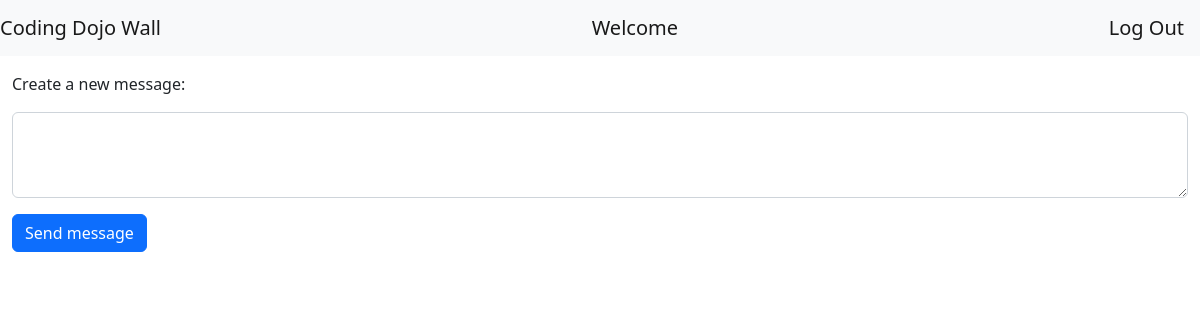
/show/ (signed in), run on an earlier commit of the app's database.
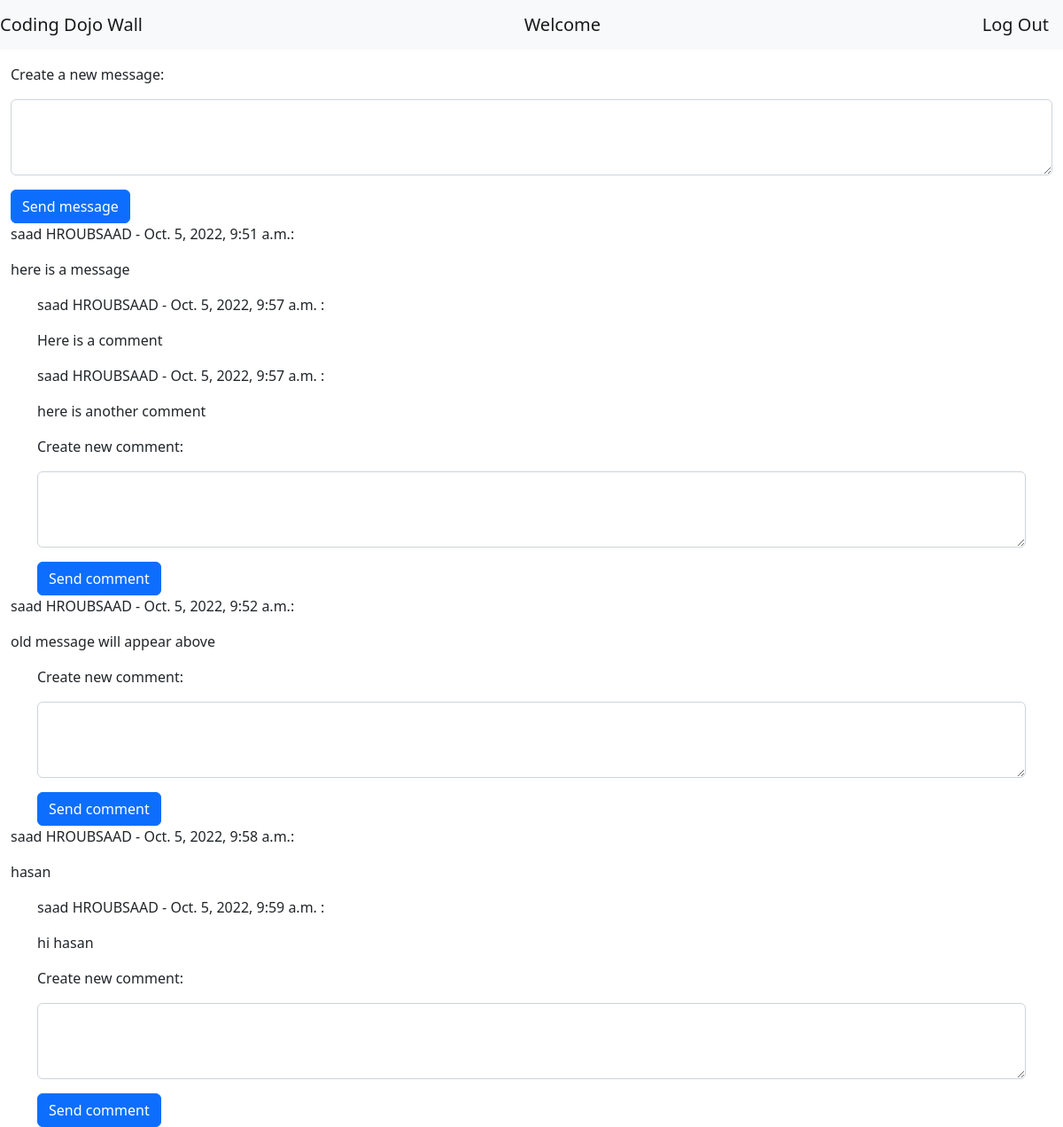
And on a later commit of the database.
### wall/models.py (models this page shows)
class Message(models.Model):
    user=models.ForeignKey(User, related_name="message", on_delete=models.CASCADE)
    content=models.TextField()
    created_at= models.DateTimeField(auto_now_add=True)
    updated_at= models.DateTimeField(auto_now=True)

class User(models.Model):
    fname = models.CharField(max_length=255)
    lname = models.CharField(max_length=255)
    email = models.CharField(max_length=255)
    pw = models.CharField(max_length=255)
    created_at= models.DateTimeField(auto_now_add=True)
    updated_at= models.DateTimeField(auto_now=True)
    objects = UserManager()

class Comment(models.Model):
    message=models.ForeignKey(Message, related_name="comment", on_delete= models.CASCADE)
    user=models.ForeignKey(User, related_name="comment", on_delete= models.CASCADE)
    content=models.TextField()
    created_at= models.DateTimeField(auto_now_add=True)
    updated_at= models.DateTimeField(auto_now=True)

### wall/views.py (the view)
# urls.py: path('show/', views.show),
def show(request):
    if 'id' in request.session:
        context ={
            "messages": Message.objects.all(),
            "comments": Comment.objects.all(),
            "this_user": User.objects.get(id = request.session['id'])
        }
        return render(request, "wall.html", context)
    else:
        return redirect("/")

### wall/templates/wall.html (shortened to what this page needs)
<!DOCTYPE html>
<html lang="en">
<head>
    {% load static %}
    <link href="https://cdn.jsdelivr.net/npm/bootstrap@5.2.2/dist/css/bootstrap.min.css" rel="stylesheet">
</head>
<body>
    <nav class="navbar navbar-light bg-light">
        <p class="navbar-brand mb-0">Coding Dojo Wall </p>
        <p class="navbar-brand ml-auto mb-0">Welcome {{user.fname}} {{user.lname}}</p>
        <a class="navbar-brand" href="/destroy">Log Out</a>
    </nav>
    <div class="container-fluid">
        <form class="form-group mt-3" action="/create/message" method="post">
            <p>Create a new message:</p>
            <textarea class="form-control" name="content" id="" cols="30" rows="3"></textarea>
            <button class="btn btn-primary mt-3" type="submit">Send message</button>
        </form>
        {% for message in messages %}
        <p>{{message.user.fname}} {{message.user.lname}} - {{message.created_at}}:</p>
        <p>{{message.content}}</p>
        <div class="container">
            {% for comment in comments %}
            {% if comment.message.id == message.id %}
            <p>{{comment.user.fname}} {{comment.user.lname}} - {{comment.created_at}} :</p>
            <p>{{comment.content}}</p>
            {% endif %}
            {% endfor %}
            <form class="form-group mt-3" action="/create/comment" method="post">
                <p>Create new comment:</p>
                <textarea class="form-control" name="content" id="" cols="30" rows="3"></textarea>
            <button class="btn btn-primary mt-3" type="submit">Send comment</button>
            </form>
        </div>
        {% endfor %}
    </div>
</body>
</html>

What changed in the data, as far as the page shows it:
added Message: user.fname "saad", user.lname "HROUBSAAD", created_at "Oct. 5, 2022, 9:51 a.m.", content "here is a message"
added Comment: user.fname "saad", user.lname "HROUBSAAD", created_at "Oct. 5, 2022, 9:57 a.m.", content "Here is a comment"
added Comment: user.fname "saad", user.lname "HROUBSAAD", created_at "Oct. 5, 2022, 9:57 a.m.", content "here is another comment"
added Message: user.fname "saad", user.lname "HROUBSAAD", created_at "Oct. 5, 2022, 9:52 a.m.", content "old message will appear above"
added Message: user.fname "saad", user.lname "HROUBSAAD", created_at "Oct. 5, 2022, 9:58 a.m.", content "hasan"
added Comment: user.fname "saad", user.lname "HROUBSAAD", created_at "Oct. 5, 2022, 9:59 a.m.", content "hi hasan"
